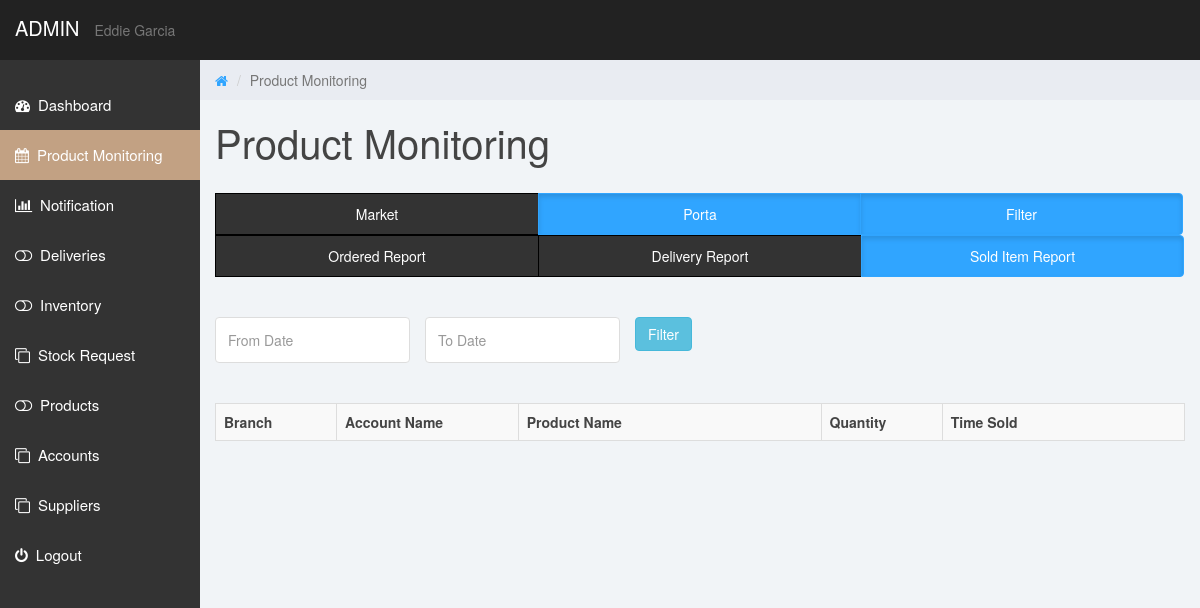
Before: /Garciaskape/admin/monitoring/sold_item_filter_report_s.php with the older database file.
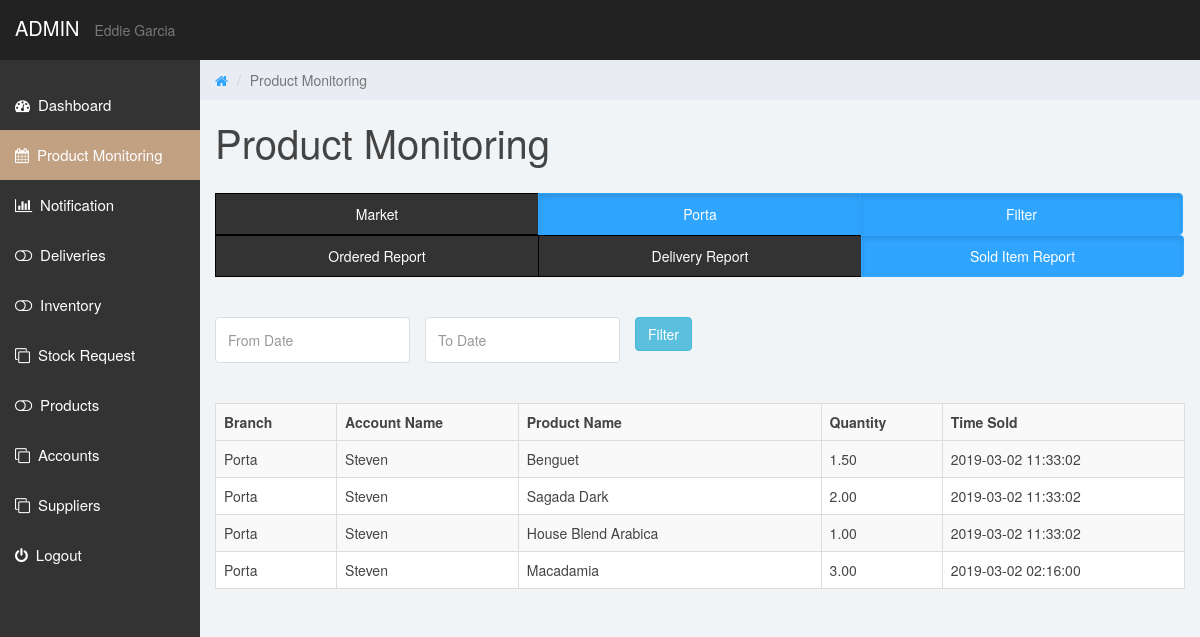
After: the same page with the newer database file.
### tables this page shows
CREATE TABLE IF NOT EXISTS `solditem` (
  `idnumber` int(10) UNSIGNED NOT NULL AUTO_INCREMENT,
  `solditemid` int(15) NOT NULL,
  `productid` int(15) NOT NULL,
  `quantity` double(10,2) NOT NULL,
  `orderid` int(15) NOT NULL,
  `branchid` int(15) NOT NULL,
  `accountid` int(15) NOT NULL,
  `time` timestamp NOT NULL,
  `status` varchar(45) NOT NULL,
  PRIMARY KEY (`idnumber`),
  UNIQUE KEY `idnumber_UNIQUE` (`idnumber`)
);

CREATE TABLE IF NOT EXISTS `branch` (
  `branchid` int(15) UNSIGNED NOT NULL AUTO_INCREMENT,
  `branch_name` varchar(201) NOT NULL,
  `branch_address` varchar(201) DEFAULT NULL,
  PRIMARY KEY (`branchid`),
  UNIQUE KEY `branchid_UNIQUE` (`branchid`)
);

CREATE TABLE IF NOT EXISTS `accounts` (
  `accountid` int(15) UNSIGNED NOT NULL AUTO_INCREMENT,
  `username` varchar(201) NOT NULL,
  `email` varchar(201) NOT NULL,
  `password` varchar(201) NOT NULL,
  `user_type` varchar(201) NOT NULL,
  `firstname` varchar(100) NOT NULL,
  `middlename` varchar(100) DEFAULT NULL,
  `lastname` varchar(100) NOT NULL,
  `contact_number` varchar(20) NOT NULL,
  `status` varchar(45) NOT NULL,
  PRIMARY KEY (`accountid`),
  UNIQUE KEY `username_UNIQUE` (`username`),
  UNIQUE KEY `accountid_UNIQUE` (`accountid`),
  UNIQUE KEY `password_UNIQUE` (`password`)
);

CREATE TABLE IF NOT EXISTS `products` (
  `productid` int(15) UNSIGNED NOT NULL AUTO_INCREMENT,
  `productname` varchar(201) NOT NULL,
  `branchid` int(11) NOT NULL,
  `status` varchar(201) DEFAULT NULL,
  PRIMARY KEY (`productid`),
  UNIQUE KEY `productid_UNIQUE` (`productid`)
);

### Garciaskape/admin/monitoring/sold_item_filter_report_s.php (the view, shortened to what the changed rows need)
<?php
include '../includes/connection.php';
$query = "SELECT products.productname as sname, branch.branchid, branch.branch_name as bsname, solditem.quantity as sqty, accounts.firstname as asname, solditem.time as t,solditem.status
from (((solditem left join products on solditem.productid = products.productid)
left join branch on solditem.branchid = branch.branchid)
left join accounts on solditem.accountid = accounts.accountid) where branch.branchid = 2";
$result = mysqli_query($conn, $query);
?>
<!DOCTYPE html>
<html>
    <head>
        <link href="../css/bootstrap.min.css" rel="stylesheet">
        <link href="../css/font-awesome.min.css" rel="stylesheet">
        <link href="../css/datepicker3.css" rel="stylesheet">
        <link href="../css/styles.css" rel="stylesheet">
        <link href="../css/add.css" rel="stylesheet">
        <link rel="stylesheet" href="http://code.jquery.com/ui/1.11.4/themes/smoothness/jquery-ui.css">
    </head>
    <body>
        <div class="col-sm-9 col-sm-offset-3 col-lg-10 col-lg-offset-2 main">
            <div class="row">
                <div class="col-lg-12">
                    <h1 class="page-header">Product Monitoring</h1>
                </div>
            </div>
            <br>
            <div class="table-responsive">
                <div ng-app="producttable" ng-controller="controller">
                    <br/>
                    <br/>
                    <br>
                    <br/>
                    <div class="row">
                        <div class="col-md-12"  id="order_table"ng-show="filter_data > 0">
                            <table class="table table-striped table-bordered">
                                <tr>
                                    <th width="10%">Branch</th>
                                    <th width="15%">Account Name</th>
                                    <th width="25%">Product Name</th>
                                    <th width="10%">Quantity</th>
                                    <th width="20%">Time Sold</th>
                                </tr>
                                <tr ng-repeat="data in searched = (file | filter:search | orderBy : base :reverse) | beginning_data:(current_grid-1)*data_limit | limitTo:data_limit">
                                    <?php
                                    while($row = mysqli_fetch_array($result)){
                                    ?>
                                <tr>
                                    <td><?php echo $row["bsname"]; ?></td>
                                    <td><?php echo $row["asname"]; ?></td>
                                    <td><?php echo $row["sname"]; ?></td>
                                    <td><?php echo $row["sqty"]; ?></td>
                                    <td><?php echo $row["t"]; ?></td>
                                </tr>
                                <?php
                                    }
                                ?>
                            </table>
                        </div>
                    </div>
                </div>
            </div>
        </div>
    </body>
</html>

Changed rows visible on the page:
now on this page (row edited): solditem: branchid.branch_name "Porta", accountid.firstname "Steven", productid.productname "Benguet", quantity "1.50", time "2019-03-02 11:33:02"
now on this page (row edited): solditem: branchid.branch_name "Porta", accountid.firstname "Steven", productid.productname "Sagada Dark", quantity "2.00", time "2019-03-02 11:33:02"
now on this page (row edited): solditem: branchid.branch_name "Porta", accountid.firstname "Steven", productid.productname "House Blend Arabica", quantity "1.00", time "2019-03-02 11:33:02"
now on this page (row edited): solditem: branchid.branch_name "Porta", accountid.firstname "Steven", productid.productname "Macadamia", quantity "3.00", time "2019-03-02 02:16:00"
